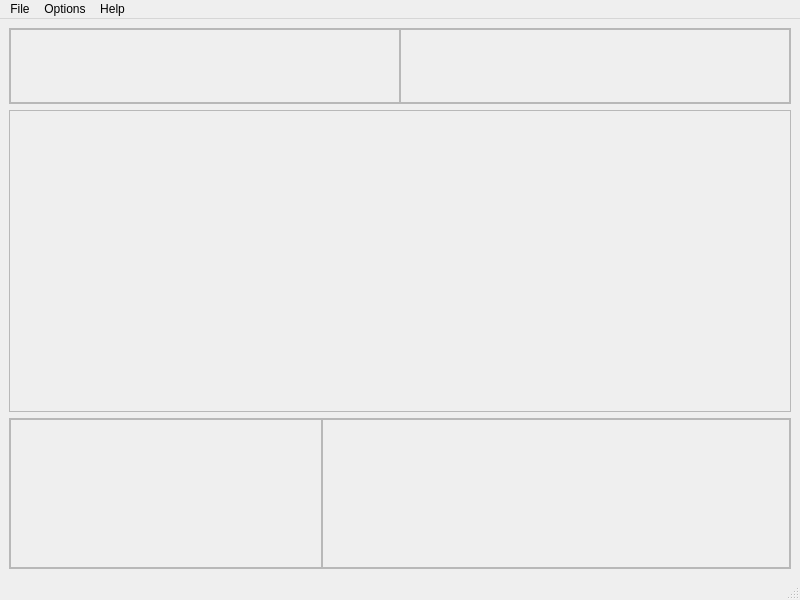
<?xml version="1.0" encoding="UTF-8"?>
<ui version="4.0">
 <class>MainWindow</class>
 <widget class="QMainWindow" name="MainWindow">
  <property name="geometry">
   <rect>
    <x>0</x>
    <y>0</y>
    <width>800</width>
    <height>600</height>
   </rect>
  </property>
  <property name="windowTitle">
   <string>MainWindow</string>
  </property>
  <property name="styleSheet">
   <string notr="true"/>
  </property>
  <widget class="QWidget" name="centralwidget">
   <layout class="QVBoxLayout" name="verticalLayout" stretch="1,4,2">
    <property name="spacing">
     <number>6</number>
    </property>
    <property name="leftMargin">
     <number>9</number>
    </property>
    <property name="topMargin">
     <number>9</number>
    </property>
    <property name="rightMargin">
     <number>9</number>
    </property>
    <property name="bottomMargin">
     <number>9</number>
    </property>
    <item>
     <widget class="QFrame" name="header">
      <property name="frameShape">
       <enum>QFrame::StyledPanel</enum>
      </property>
      <property name="frameShadow">
       <enum>QFrame::Raised</enum>
      </property>
      <layout class="QHBoxLayout" name="horizontalLayout_3">
       <property name="spacing">
        <number>0</number>
       </property>
       <property name="leftMargin">
        <number>0</number>
       </property>
       <property name="topMargin">
        <number>0</number>
       </property>
       <property name="rightMargin">
        <number>0</number>
       </property>
       <property name="bottomMargin">
        <number>0</number>
       </property>
       <item>
        <widget class="QFrame" name="frame_11">
         <property name="frameShape">
          <enum>QFrame::StyledPanel</enum>
         </property>
         <property name="frameShadow">
          <enum>QFrame::Raised</enum>
         </property>
        </widget>
       </item>
       <item>
        <widget class="QFrame" name="frame_12">
         <property name="frameShape">
          <enum>QFrame::StyledPanel</enum>
         </property>
         <property name="frameShadow">
          <enum>QFrame::Raised</enum>
         </property>
        </widget>
       </item>
      </layout>
     </widget>
    </item>
    <item>
     <widget class="QFrame" name="contents">
      <property name="frameShape">
       <enum>QFrame::StyledPanel</enum>
      </property>
      <property name="frameShadow">
       <enum>QFrame::Raised</enum>
      </property>
      <layout class="QHBoxLayout" name="content_layout">
       <property name="spacing">
        <number>0</number>
       </property>
       <property name="leftMargin">
        <number>0</number>
       </property>
       <property name="topMargin">
        <number>0</number>
       </property>
       <property name="rightMargin">
        <number>0</number>
       </property>
       <property name="bottomMargin">
        <number>0</number>
       </property>
      </layout>
     </widget>
    </item>
    <item>
     <widget class="QFrame" name="footer">
      <property name="frameShape">
       <enum>QFrame::StyledPanel</enum>
      </property>
      <property name="frameShadow">
       <enum>QFrame::Raised</enum>
      </property>
      <layout class="QHBoxLayout" name="horizontalLayout_2" stretch="2,3">
       <property name="spacing">
        <number>0</number>
       </property>
       <property name="leftMargin">
        <number>0</number>
       </property>
       <property name="topMargin">
        <number>0</number>
       </property>
       <property name="rightMargin">
        <number>0</number>
       </property>
       <property name="bottomMargin">
        <number>0</number>
       </property>
       <item>
        <widget class="QFrame" name="frame_9">
         <property name="frameShape">
          <enum>QFrame::StyledPanel</enum>
         </property>
         <property name="frameShadow">
          <enum>QFrame::Raised</enum>
         </property>
        </widget>
       </item>
       <item>
        <widget class="QFrame" name="frame_10">
         <property name="frameShape">
          <enum>QFrame::StyledPanel</enum>
         </property>
         <property name="frameShadow">
          <enum>QFrame::Raised</enum>
         </property>
        </widget>
       </item>
      </layout>
     </widget>
    </item>
   </layout>
  </widget>
  <widget class="QMenuBar" name="menubar">
   <property name="geometry">
    <rect>
     <x>0</x>
     <y>0</y>
     <width>800</width>
     <height>22</height>
    </rect>
   </property>
   <widget class="QMenu" name="menuFile">
    <property name="title">
     <string>File</string>
    </property>
    <addaction name="actionNew"/>
    <addaction name="actionOpen"/>
    <addaction name="separator"/>
    <addaction name="actionSave"/>
    <addaction name="actionSave_As"/>
    <addaction name="actionExit"/>
   </widget>
   <widget class="QMenu" name="menuOpti_n">
    <property name="title">
     <string>Options</string>
    </property>
   </widget>
   <widget class="QMenu" name="menuAbout">
    <property name="title">
     <string>Help</string>
    </property>
    <addaction name="actionAbout"/>
   </widget>
   <addaction name="menuFile"/>
   <addaction name="menuOpti_n"/>
   <addaction name="menuAbout"/>
  </widget>
  <widget class="QStatusBar" name="statusbar"/>
  <action name="actionNew">
   <property name="text">
    <string>New</string>
   </property>
  </action>
  <action name="actionOpen">
   <property name="text">
    <string>Open</string>
   </property>
  </action>
  <action name="actionSave">
   <property name="text">
    <string>Save</string>
   </property>
  </action>
  <action name="actionSave_As">
   <property name="text">
    <string>Save As</string>
   </property>
  </action>
  <action name="actionExit">
   <property name="text">
    <string>Exit</string>
   </property>
  </action>
  <action name="actionAbout">
   <property name="text">
    <string>About</string>
   </property>
  </action>
 </widget>
 <resources/>
 <connections/>
</ui>
